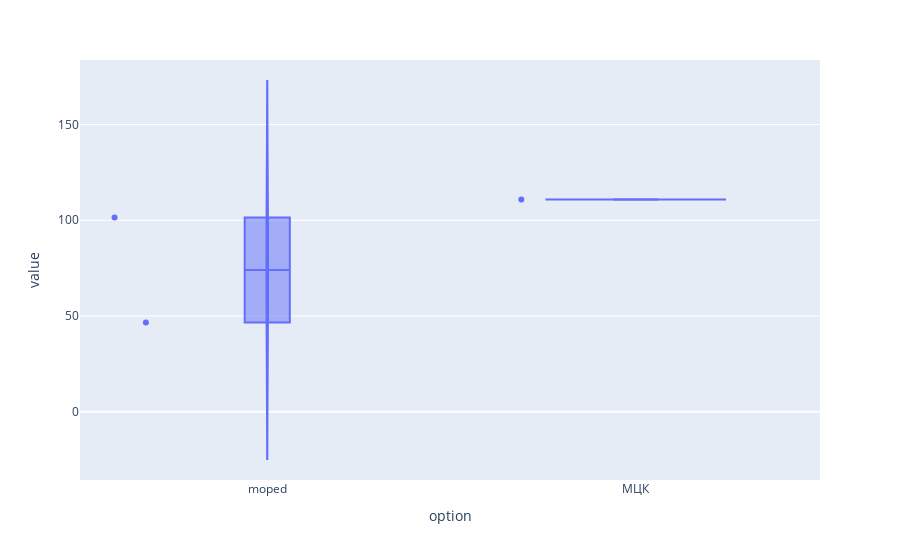

Source (notebook cell):
### Code cell
fig = px.violin(time_total_commute.history, y="value", x="option", box=True, points="all",
          hover_data=time_total_commute.history.columns)
fig.show()

### Figure 1 — Plotly figure (JSON) as saved in the notebook; plotly's stock layout.template omitted (floating-point values rounded to 4 significant figures)
{"data": [{"alignmentgroup": "True", "box": {"visible": true}, "hovertemplate": "option=%{x}<br>value=%{y}<extra></extra>", "legendgroup": "", "marker": {"color": "#636efa"}, "name": "", "offsetgroup": "", "orientation": "v", "points": "all", "scalegroup": "True", "showlegend": false, "type": "violin", "x": ["moped", "МЦК", "moped"], "x0": " ", "xaxis": "x", "y": [101.4, 110.9, 46.67], "y0": " ", "yaxis": "y"}], "layout": {"legend": {"tracegroupgap": 0}, "margin": {"t": 60}, "violinmode": "group", "xaxis": {"anchor": "y", "domain": [0, 1], "title": {"text": "option"}}, "yaxis": {"anchor": "x", "domain": [0, 1], "title": {"text": "value"}}}}
